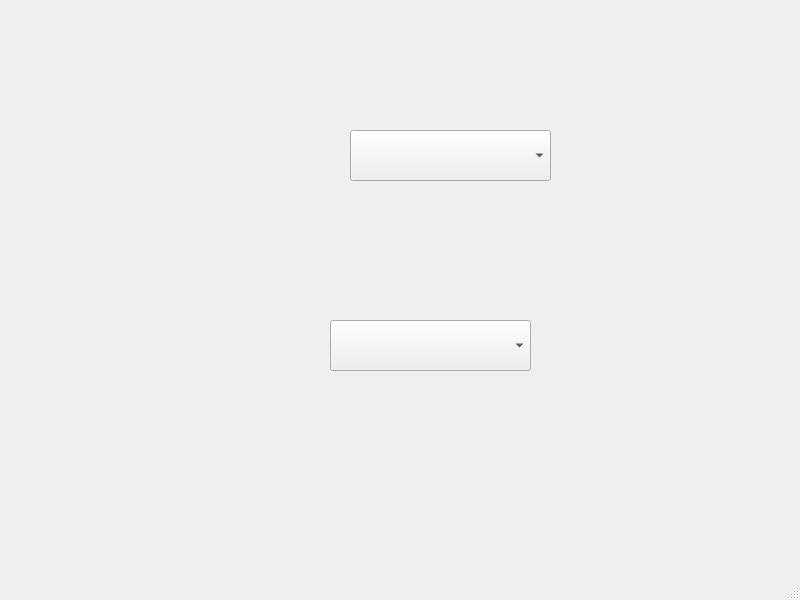
<?xml version="1.0" encoding="UTF-8"?>
<ui version="4.0">
 <class>MainWindow</class>
 <widget class="QMainWindow" name="MainWindow">
  <property name="geometry">
   <rect>
    <x>0</x>
    <y>0</y>
    <width>800</width>
    <height>600</height>
   </rect>
  </property>
  <property name="windowTitle">
   <string>MainWindow</string>
  </property>
  <widget class="QWidget" name="centralwidget">
   <widget class="QComboBox" name="comboBox">
    <property name="geometry">
     <rect>
      <x>350</x>
      <y>130</y>
      <width>201</width>
      <height>51</height>
     </rect>
    </property>
   </widget>
   <widget class="QComboBox" name="comboBox_2">
    <property name="geometry">
     <rect>
      <x>330</x>
      <y>320</y>
      <width>201</width>
      <height>51</height>
     </rect>
    </property>
   </widget>
  </widget>
  <widget class="QMenuBar" name="menubar">
   <property name="geometry">
    <rect>
     <x>0</x>
     <y>0</y>
     <width>800</width>
     <height>22</height>
    </rect>
   </property>
  </widget>
  <widget class="QStatusBar" name="statusbar"/>
 </widget>
 <resources/>
 <connections/>
</ui>
